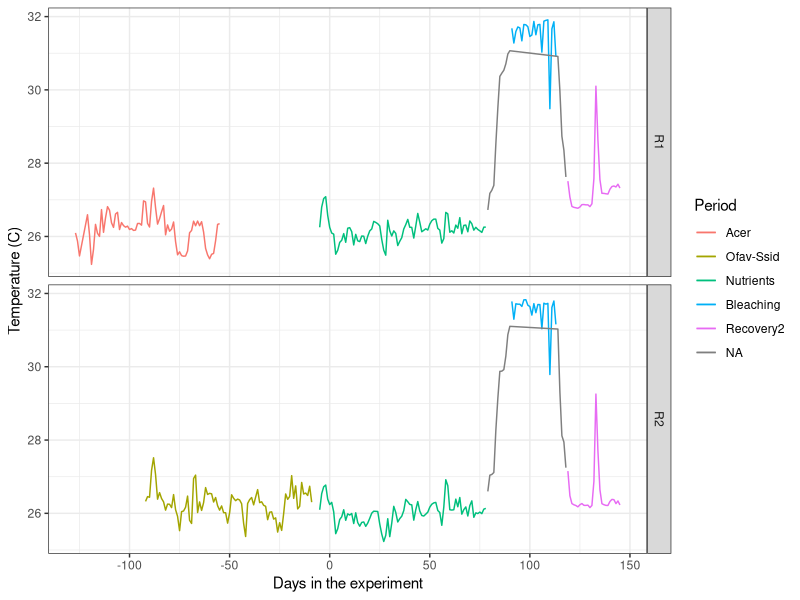
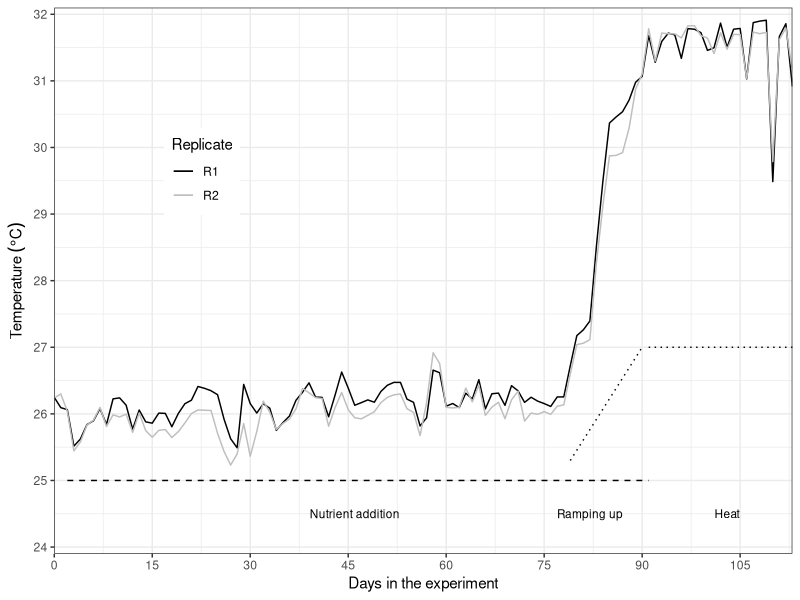
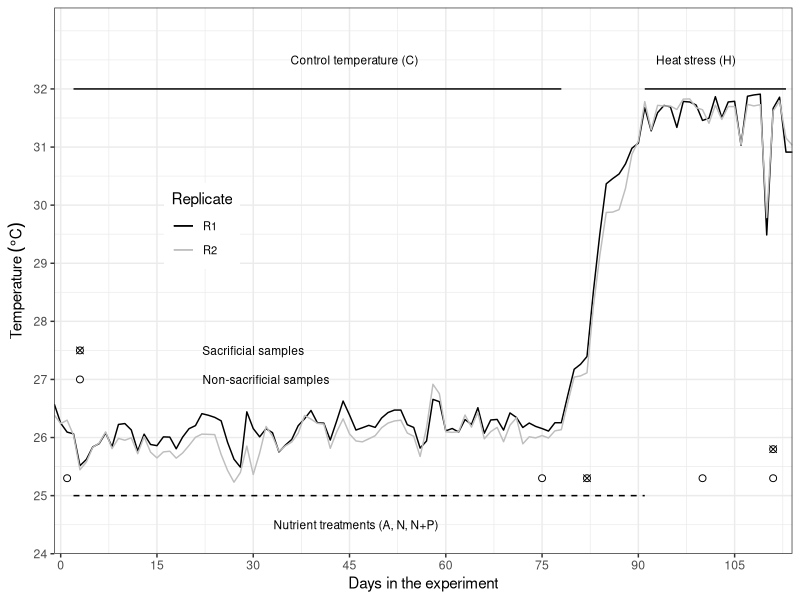

Generate these figures, in order, with R:
## ---- chunk 1
knitr::opts_chunk$set(echo = TRUE, warning = FALSE, message = FALSE)
## ---- chunk 2
# Libraries
    library(plyr)
    library(tidyverse)
    library(reshape2)
    library(ggthemes)
    library(lubridate)

# Default ggplot settings

    ggthe_bw<-theme(plot.background=element_blank(),
          panel.grid.major.y = element_blank(),
          panel.grid.major.x = element_blank(),
          panel.grid.minor.x = element_blank(),
          panel.grid.minor.y = element_blank(),
          legend.box.background = element_rect(),
          panel.background =element_rect(fill = NA, color = "black")
          )+
    theme_bw()
## ---- chunk 3
Temperature<-read.csv("Day_Tem.csv", header = T)

Temperature$Period<-factor((Temperature$Period),levels=c
              ("Acer","Ofav-Ssid","Nutrients", "Ramping up",
                "Bleaching","Ramping down", "Recovery2"))
  
# Temperature data available from each treatment-replicate-day
Periods.days <- ddply (Temperature, .(Period, Treatment),summarise,
                Dmin = min (Day, na.rm = F), 
                Dmax = max (Day, na.rm = F))
Periods.days

Temperature.82<-subset(Temperature, Day=="82")
Temperature.111<-subset(Temperature, Day=="111")

Periods.82 <- ddply (Temperature.82, .(Treatment),summarise,
                Tmean = mean (Temperature, na.rm = F), 
                Tmin = min (Temperature, na.rm = F), 
                Tmax = max (Temperature, na.rm = F))
Periods.82

Periods.82 <- ddply (Temperature.82, .(Day),summarise,
                Tmean = mean (Temperature, na.rm = F), 
                Tmin = min (Temperature, na.rm = F), 
                Tmax = max (Temperature, na.rm = F))
Periods.82

Periods.82 <- ddply (Temperature.82, .(Day),summarise,
                Tmean = mean (Temperature, na.rm = F), 
                Tsd = sd (Temperature, na.rm = F))
Periods.82

Periods.110 <- ddply (Temperature.111, .(Day),summarise,
                Tmean = mean (Temperature, na.rm = F), 
                Tsd = sd (Temperature, na.rm = F))
Periods.110

## ---- chunk 4
Temperature_Periods_R<- ggplot(Temperature, aes (Day, Temperature, 
                                               colour=factor(Period))) +
  stat_summary(fun.data = "mean_cl_boot",geom = "errorbar", width = 0.2 )+
  stat_summary(fun.y=mean, geom="line") +   ggthe_bw +
  xlab("Days in the experiment")  + guides(colour=guide_legend("Period")) +
  ylab("Temperature (C)") + facet_grid(Replicate~.) 
Temperature_Periods_R

Summary_Period <- ddply (Temperature, .(Period),summarise, 
                              Temp = mean (Temperature, na.rm = T),
                              Tsd  = sd (Temperature, na.rm = T), 
                              Tmax = max (Temperature, na.rm = T),
                              Tmin = min (Temperature, na.rm = T))
Summary_Period
  
Summary_Tanks <- ddply (Temperature, .(Period, Treatment, Replicate),summarise, 
                             Temp = mean (Temperature, na.rm = T),
                             Tsd  = sd (Temperature, na.rm = T), 
                             Tmax = max (Temperature, na.rm = T),
                             Tmin = min (Temperature, na.rm = T))
Summary_Tanks
## ---- chunk 5
  
Temperature_BW<- ggplot(Temperature, aes (Day, Temperature, colour=Replicate)) +
    ggthe_bw +
    scale_y_continuous(limits = c(23.9,32.1),
                       name=(expression("Temperature"~(degree*C))),
                       breaks = seq(24, 32, 1),  
                       expand = c(0, 0)) +
    scale_x_continuous(name="Days in the experiment",
                       limits = c(0,113),
                       breaks = seq(0, 113, 15),  
                       expand = c(0, 0))+
  
    annotate("segment", x = 2, xend = 91, y = 25, yend = 25,
              colour = "black", linetype=2)+
    annotate("segment", x = 79, xend = 90, y = 25.3, yend = 27,
              colour = "black", linetype=3)+
    annotate("segment", x = 91, xend = 113, y = 27, yend = 27,
              colour = "black", linetype=3)+

    annotate("text", x= c(46, 82, 103), y = 24.5, 
             label=c("Nutrient addition", "Ramping up", "Heat"), size=3) +
    theme(legend.position=c(0.2, 0.7)) +
    scale_colour_manual(values = c("black","gray"))+
    stat_summary(fun.data = "mean_cl_boot",geom = "errorbar", width = 0.2 )+
    stat_summary(fun.y=mean, geom="line") 
Temperature_BW
  
# ggsave(file="Outputs/Figure_1_Experiment_a.svg", dpi = 300, plot=Temperature_BW, width=3.5, height=2)
  
## ---- chunk 6
  
  Temperature_BW2<- ggplot(Temperature, aes (Day, Temperature, colour=Replicate)) + ggthe_bw +
  scale_y_continuous(limits = c(24,33.4),
                       name=(expression("Temperature"~(degree*C))),
                       breaks = seq(24, 32, 1),  
                       expand = c(0, 0)) +
  scale_x_continuous(name="Days in the experiment",
                       limits = c(-1,114),
                       breaks = seq(0, 113, 15),  
                       expand = c(0, 0))+
  
    annotate("segment", x = 2, xend = 91, y = 25, yend = 25,
              colour = "black", linetype=2)+
    #annotate("segment", x = 79, xend = 90, y = 26, yend = 26,
     #         colour = "black", linetype=4)+
    #annotate("segment", x = 91, xend = 113, y = 27, yend = 27,
     #         colour = "black", linetype=3)+

    annotate("text", x= c(46, 84, 101), y = c(24.5,25.5,24.5), 
             label=c("Nutrient treatments (A, N, N+P)", " ", " "), size=3) +
  annotate("text", x= c(46, 99), y = c(32.5,32.5), 
             label=c("Control temperature (C) ", 
                     "Heat stress (H)"), size=3) +
  annotate("segment", x = 2, xend = 78, y = 32, yend = 32,
              colour = "black", linetype=1)+
  annotate("segment", x = 91, xend = 113, y = 32, yend = 32,
              colour = "black", linetype=1)+
    theme(legend.position=c(0.2, 0.6),
          legend.text=element_text(size=8)) +
    scale_colour_manual(values = c("black","gray"))+
    stat_summary(fun.data = "mean_cl_boot",geom = "errorbar", width = 0.2 )+
    stat_summary(fun.y=mean, geom="line") +
  annotate("point",x=c(1, 75, 100, 111), y=c(25.3), 
           shape=21, size=2, fill="white") +
  annotate("point",x=c(82, 111), y=c(25.3, 25.8), 
           shape=21, size=2, fill="white")+
  annotate("point",x=c(82, 111), y=c(25.3, 25.8), 
           shape=4, size=2)+
# Labels
 annotate("point",x=c(3, 3), y=c(27, 27.5), 
           shape=21, size=2, fill="white")+
  annotate("point",x=c(3), y=c(27.5), 
           shape=4, size=2)+
  annotate("text", x= c(32,30), y = c(27,27.5), 
             label=c("Non-sacrificial samples", 
                     "Sacrificial samples"), size=3)
  
  Temperature_BW2
  
  # ggsave(file="Outputs/Figure_1_Experiment_c.svg", plot=Temperature_BW2, dpi = 300, width=4, height=2.5)
  
